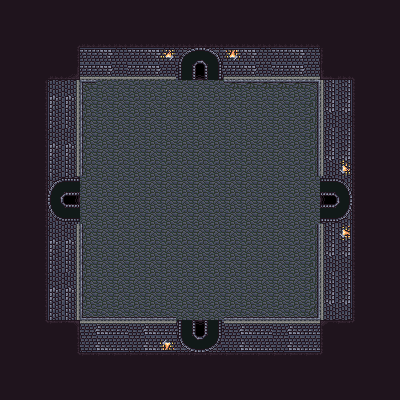

This is a level from a 2D game, rendered from its Tiled map with the project's own tilesets. A one-line summary and the map file follow, with tile-layer data summarised:
An orthogonal 25x25 tile map with 16x16 px tiles, 4 tile layers (Background, Tile Layer 1, Tile Layer 2, Tile Layer 4), 2 tilesets.

<map version="1.9" tiledversion="1.9.2" orientation="orthogonal" renderorder="right-down" width="25" height="25" tilewidth="16" tileheight="16" infinite="0" nextlayerid="5" nextobjectid="1">
 <tileset firstgid="1" name="sewer_1" tilewidth="16" tileheight="16" tilecount="352" columns="16">
  <image source="sewer_1.png" width="256" height="352" />
 </tileset>
 <tileset firstgid="353" name="cave" tilewidth="16" tileheight="16" tilecount="336" columns="16">
  <image source="cave.png" width="256" height="336" />
 </tileset>
 <layer id="3" name="Background" width="25" height="25">
  <data>[625 cells, 625 non-empty, 2 distinct tile ids]</data>
 </layer>
 <layer id="2" name="Tile Layer 1" width="25" height="25">
  <data>[625 cells, 625 non-empty, 7 distinct tile ids]</data>
 </layer>
 <layer id="1" name="Tile Layer 2" width="25" height="25">
  <data>[625 cells, 625 non-empty, 35 distinct tile ids]</data>
 </layer>
 <layer id="4" name="Tile Layer 4" width="25" height="25">
  <data>[625 cells, 5 non-empty, 2 distinct tile ids]</data>
 </layer>
</map>
